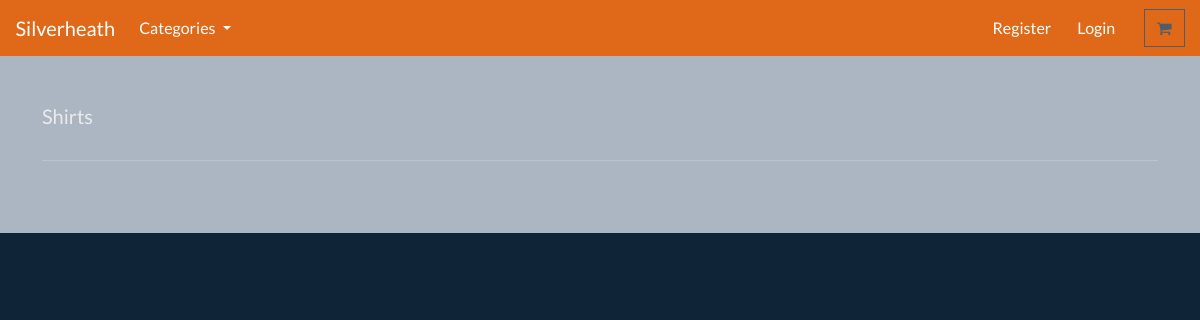
The page /search/shirts/ on the database as committed earlier.
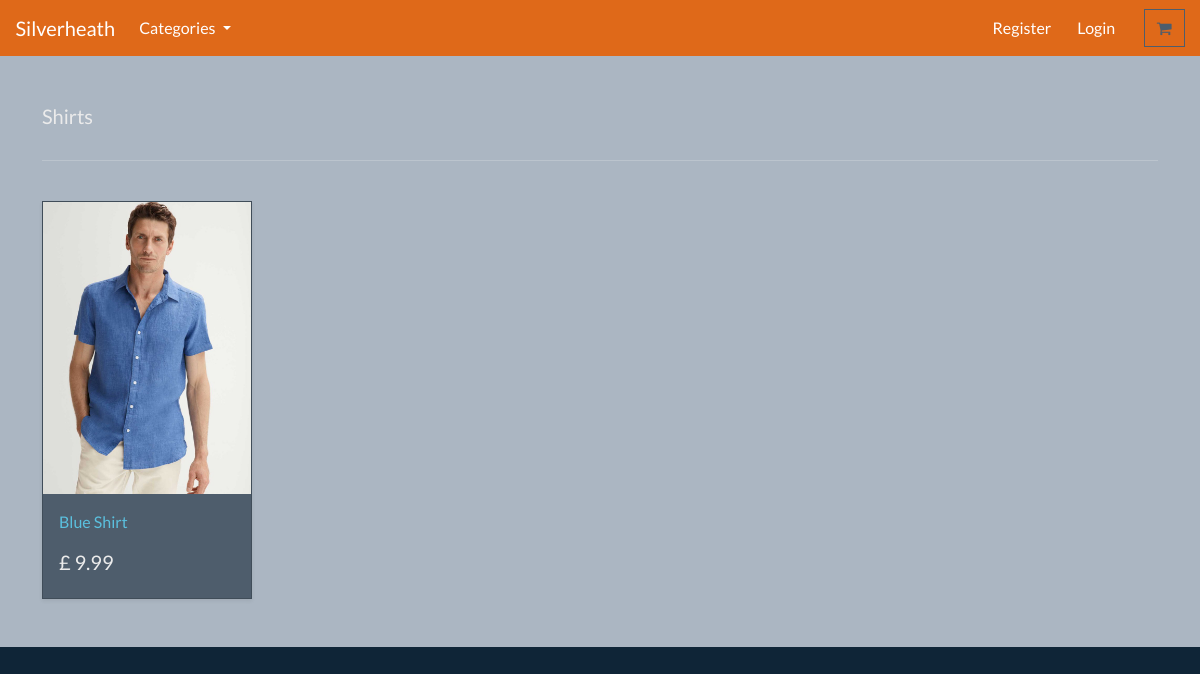
The same page on the database as committed later.
### store/models.py (models this page shows, shortened)
class Product(models.Model):
    category = models.ForeignKey(Category, related_name='product', on_delete=models.CASCADE, null=True)
    title = models.CharField(max_length=250)
    brand = models.CharField(max_length=250, default='un-branded')
    description = models.TextField(blank=True)
    slug = models.SlugField(max_length=255)
    price = models.DecimalField(max_digits=4, decimal_places=2)
    image = models.ImageField(upload_to='images/')
    class Meta:
        verbose_name_plural = 'products'
    def get_absolute_url(self):
        return reverse('product-info', args=[self.slug])

### store/views.py (the view)
# urls.py: path('search/<slug:category_slug>/', views.list_category, name='list-category'),
def list_category(request, category_slug=None):
    category = get_object_or_404(Category, slug=category_slug)
    products = Product.objects.filter(category=category)
    return render(request, 'store/list-category.html', {'category':category, 'products':products})

### cart/context_processors.py (called while the page is built)
def cart(request):
    return {'cart': Cart(request)}

### store/models.py (called while the page is built)
    def get_absolute_url(self):
        return reverse('list-category', args=[self.slug])

### store/views.py (called while the page is built)
def categories(request):
    all_categories = Category.objects.all()
    return {'all_categories': all_categories}

### store/templates/store/list-category.html
{% extends "./base.html" %}
{% load static %}
{% block content %}
<main>
  <div class="album py-5 bg-light">
    <div class="container">
      <div class="pb-3 h5"> {{category.name | capfirst }} </div>
      <hr>
      <br>
      <div class="row row-cols-1 row-cols-sm-2 row-cols-md-5 g-3">
        {% for product in products %}
        <div class="col">
          <div class="card shadow-sm">
          <img class="img-fluid" alt="Responsive image" src="{{product.image.url}}">
            <div class="card-body">
              <p class="card-text">
                <a class="text-info text-decoration-none" href="{{product.get_absolute_url}}"> {{product.title}} </a>
              </p>
              <div class="d-flex justify-content-between align-items-center">
                <h5> £ {{product.price}} </h5>
              </div>
            </div>
          </div>
        </div>
        {% endfor %}
      </div>
    </div>
  </div>
</main>
{% endblock %}

Rows that differ between the two databases and show on the page:
added Product: image (picture), title "Blue Shirt", price "9.99"
